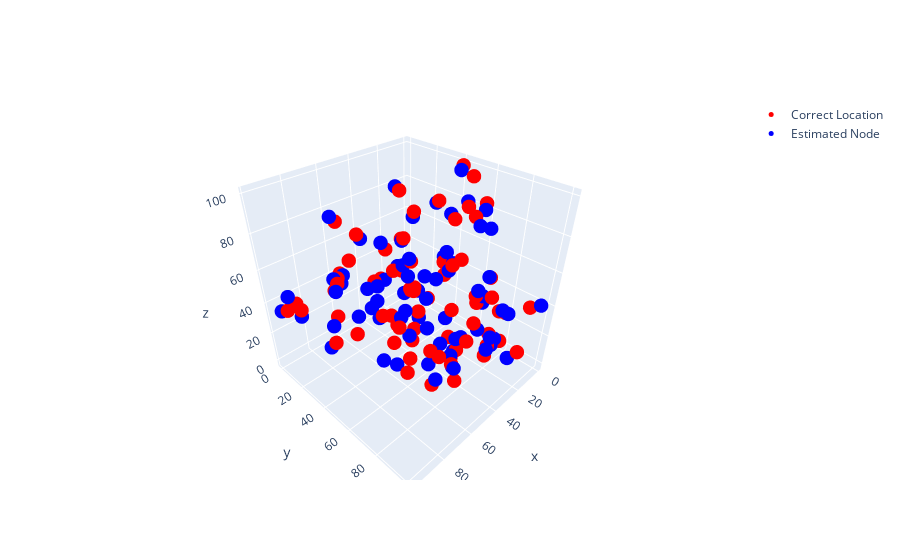

Notebook code for this chart:
### Code cell
plot3(original_node, estimated_node)
